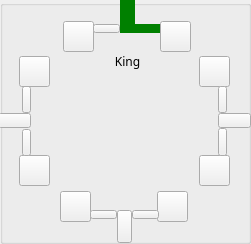
   <widget class="QGroupBox" name="groupBox_2">
    <property name="geometry">
     <rect>
      <x>70</x>
      <y>541</y>
      <width>251</width>
      <height>244</height>
     </rect>
    </property>
    <property name="title">
     <string/>
    </property>
    <widget class="QPushButton" name="pushButton_102">
     <property name="geometry">
      <rect>
       <x>120</x>
       <y>0</y>
       <width>15</width>
       <height>33</height>
      </rect>
     </property>
     <property name="minimumSize">
      <size>
       <width>15</width>
       <height>33</height>
      </size>
     </property>
     <property name="maximumSize">
      <size>
       <width>15</width>
       <height>33</height>
      </size>
     </property>
     <property name="sizeIncrement">
      <size>
       <width>1</width>
       <height>1</height>
      </size>
     </property>
     <property name="styleSheet">
      <string notr="true">#pushButton_102{
background-color: green;
border-style: outset;
}
#pushButton_102:checked{
	background-color: red;
}</string>
     </property>
     <property name="text">
      <string/>
     </property>
     <property name="checkable">
      <bool>true</bool>
     </property>
    </widget>
    <widget class="QPushButton" name="pushButton_111">
     <property name="geometry">
      <rect>
       <x>-2</x>
       <y>113</y>
       <width>33</width>
       <height>15</height>
      </rect>
     </property>
     <property name="minimumSize">
      <size>
       <width>33</width>
       <height>15</height>
      </size>
     </property>
     <property name="maximumSize">
      <size>
       <width>33</width>
       <height>15</height>
      </size>
     </property>
     <property name="styleSheet">
      <string notr="true">#pushButton_32{
background-color: green;
border-style: outset;
}
#pushButton_32:checked{
	background-color: red;
}</string>
     </property>
     <property name="text">
      <string/>
     </property>
     <property name="checkable">
      <bool>true</bool>
     </property>
    </widget>
    <widget class="QPushButton" name="pushButton_112">
     <property name="geometry">
      <rect>
       <x>22</x>
       <y>86</y>
       <width>9</width>
       <height>27</height>
      </rect>
     </property>
     <property name="minimumSize">
      <size>
       <width>9</width>
       <height>27</height>
      </size>
     </property>
     <property name="maximumSize">
      <size>
       <width>9</width>
       <height>27</height>
      </size>
     </property>
     <property name="styleSheet">
      <string notr="true">#pushButton_30{
background-color: green;
border-style: outset;
}
#pushButton_30:checked{
	background-color: red;
}</string>
     </property>
     <property name="text">
      <string/>
     </property>
     <property name="checkable">
      <bool>true</bool>
     </property>
    </widget>
    <widget class="QPushButton" name="pushButton_113">
     <property name="geometry">
      <rect>
       <x>157</x>
       <y>191</y>
       <width>31</width>
       <height>31</height>
      </rect>
     </property>
     <property name="minimumSize">
      <size>
       <width>31</width>
       <height>31</height>
      </size>
     </property>
     <property name="maximumSize">
      <size>
       <width>31</width>
       <height>31</height>
      </size>
     </property>
     <property name="styleSheet">
      <string notr="true">#pushButton_6{
border-image: url(:/img/relaySPDT.png);
background-color: green;
border-style: outset;
border-radius: 5px;
border-width:2px;
border-color:beige;
font-size:12px;
font-weight:100;
color: white;
max-width:23px;
max-height:23px;
min-width:23px;
min-height:23px;
padding:2px;

}
#pushButton_6:checked{
	background-color: red;
}</string>
     </property>
     <property name="text">
      <string/>
     </property>
     <property name="checkable">
      <bool>true</bool>
     </property>
    </widget>
    <widget class="QPushButton" name="pushButton_114">
     <property name="geometry">
      <rect>
       <x>63</x>
       <y>21</y>
       <width>31</width>
       <height>31</height>
      </rect>
     </property>
     <property name="minimumSize">
      <size>
       <width>31</width>
       <height>31</height>
      </size>
     </property>
     <property name="maximumSize">
      <size>
       <width>31</width>
       <height>31</height>
      </size>
     </property>
     <property name="styleSheet">
      <string notr="true">#pushButton_22{
border-image: url(:/img/relaySPDT.png);
background-color: green;
border-style: outset;
border-radius: 5px;
border-width:2px;
border-color:beige;
font-size:12px;
font-weight:100;
color: white;
max-width:23px;
max-height:23px;
min-width:23px;
min-height:23px;
padding:2px;

}
#pushButton_22:checked{
	background-color: red;
}</string>
     </property>
     <property name="text">
      <string/>
     </property>
     <property name="checkable">
      <bool>true</bool>
     </property>
    </widget>
    <widget class="QPushButton" name="pushButton_115">
     <property name="geometry">
      <rect>
       <x>117</x>
       <y>210</y>
       <width>15</width>
       <height>33</height>
      </rect>
     </property>
     <property name="minimumSize">
      <size>
       <width>15</width>
       <height>33</height>
      </size>
     </property>
     <property name="maximumSize">
      <size>
       <width>15</width>
       <height>33</height>
      </size>
     </property>
     <property name="sizeIncrement">
      <size>
       <width>1</width>
       <height>1</height>
      </size>
     </property>
     <property name="styleSheet">
      <string notr="true">#pushButton_11{
background-color: green;
border-style: outset;
}
#pushButton_11:checked{
	background-color: red;
}</string>
     </property>
     <property name="text">
      <string/>
     </property>
     <property name="checkable">
      <bool>true</bool>
     </property>
    </widget>
    <widget class="QPushButton" name="pushButton_116">
     <property name="geometry">
      <rect>
       <x>60</x>
       <y>191</y>
       <width>31</width>
       <height>31</height>
      </rect>
     </property>
     <property name="minimumSize">
      <size>
       <width>31</width>
       <height>31</height>
      </size>
     </property>
     <property name="maximumSize">
      <size>
       <width>31</width>
       <height>31</height>
      </size>
     </property>
     <property name="styleSheet">
      <string notr="true">#pushButton_5{
border-image: url(:/img/relaySPDT.png);
background-color: green;
border-style: outset;
border-radius: 5px;
border-width:2px;
border-color:beige;
font-size:12px;
font-weight:100;
color: white;
max-width:23px;
max-height:23px;
min-width:23px;
min-height:23px;
padding:2px;

}
#pushButton_5:checked{
	background-color: red;
}</string>
     </property>
     <property name="text">
      <string/>
     </property>
     <property name="checkable">
      <bool>true</bool>
     </property>
    </widget>
    <widget class="QPushButton" name="pushButton_117">
     <property name="geometry">
      <rect>
       <x>132</x>
       <y>210</y>
       <width>27</width>
       <height>9</height>
      </rect>
     </property>
     <property name="minimumSize">
      <size>
       <width>27</width>
       <height>9</height>
      </size>
     </property>
     <property name="maximumSize">
      <size>
       <width>27</width>
       <height>9</height>
      </size>
     </property>
     <property name="sizeIncrement">
      <size>
       <width>1</width>
       <height>1</height>
      </size>
     </property>
     <property name="styleSheet">
      <string notr="true">#pushButton_13{
background-color: green;
border-style: outset;
}
#pushButton_13:checked{
	background-color: red;
}</string>
     </property>
     <property name="text">
      <string/>
     </property>
     <property name="checkable">
      <bool>true</bool>
     </property>
    </widget>
    <widget class="QPushButton" name="pushButton_118">
     <property name="geometry">
      <rect>
       <x>19</x>
       <y>56</y>
       <width>31</width>
       <height>31</height>
      </rect>
     </property>
     <property name="minimumSize">
      <size>
       <width>31</width>
       <height>31</height>
      </size>
     </property>
     <property name="maximumSize">
      <size>
       <width>31</width>
       <height>31</height>
      </size>
     </property>
     <property name="styleSheet">
      <string notr="true">#pushButton_31{
border-image: url(:/img/relaySPDT.png);
background-color: green;
border-style: outset;
border-radius: 5px;
border-width:2px;
border-color:beige;
font-size:12px;
font-weight:100;
color: white;
max-width:23px;
max-height:23px;
min-width:23px;
min-height:23px;
padding:2px;

}
#pushButton_31:checked{
	background-color: red;
}</string>
     </property>
     <property name="text">
      <string/>
     </property>
     <property name="checkable">
      <bool>true</bool>
     </property>
    </widget>
    <widget class="QPushButton" name="pushButton_119">
     <property name="geometry">
      <rect>
       <x>218</x>
       <y>113</y>
       <width>33</width>
       <height>15</height>
      </rect>
     </property>
     <property name="minimumSize">
      <size>
       <width>33</width>
       <height>15</height>
      </size>
     </property>
     <property name="maximumSize">
      <size>
       <width>33</width>
       <height>15</height>
      </size>
     </property>
     <property name="styleSheet">
      <string notr="true">#pushButton_8{
background-color: green;
border-style: outset;
}
#pushButton_8:checked{
	background-color: red;
}</string>
     </property>
     <property name="text">
      <string/>
     </property>
     <property name="checkable">
      <bool>true</bool>
     </property>
    </widget>
    <widget class="QPushButton" name="pushButton_120">
     <property name="geometry">
      <rect>
       <x>19</x>
       <y>155</y>
       <width>31</width>
       <height>31</height>
      </rect>
     </property>
     <property name="minimumSize">
      <size>
       <width>31</width>
       <height>31</height>
      </size>
     </property>
     <property name="maximumSize">
      <size>
       <width>31</width>
       <height>31</height>
      </size>
     </property>
     <property name="styleSheet">
      <string notr="true">#pushButton_29{
border-image: url(:/img/relaySPDT.png);
background-color: green;
border-style: outset;
border-radius: 5px;
border-width:2px;
border-color:beige;
font-size:12px;
font-weight:100;
color: white;
max-width:23px;
max-height:23px;
min-width:23px;
min-height:23px;
padding:2px;

}
#pushButton_29:checked{
	background-color: red;
}</string>
     </property>
     <property name="text">
      <string/>
     </property>
     <property name="checkable">
      <bool>true</bool>
     </property>
    </widget>
    <widget class="QPushButton" name="pushButton_121">
     <property name="geometry">
      <rect>
       <x>135</x>
       <y>24</y>
       <width>27</width>
       <height>9</height>
      </rect>
     </property>
     <property name="minimumSize">
      <size>
       <width>27</width>
       <height>9</height>
      </size>
     </property>
     <property name="maximumSize">
      <size>
       <width>27</width>
       <height>9</height>
      </size>
     </property>
     <property name="sizeIncrement">
      <size>
       <width>1</width>
       <height>1</height>
      </size>
     </property>
     <property name="styleSheet">
      <string notr="true">#pushButton_121{
background-color: green;
border-style: outset;
}
#pushButton_121:checked{
	background-color: red;
}</string>
     </property>
     <property name="text">
      <string/>
     </property>
     <property name="checkable">
      <bool>true</bool>
     </property>
    </widget>
    <widget class="QLabel" name="label_23">
     <property name="geometry">
      <rect>
       <x>50</x>
       <y>71</y>
       <width>151</width>
       <height>111</height>
      </rect>
     </property>
     <property name="minimumSize">
      <size>
       <width>151</width>
       <height>111</height>
      </size>
     </property>
     <property name="styleSheet">
      <string notr="true">border-image: url(:/img/powSub.jpg);</string>
     </property>
     <property name="text">
      <string/>
     </property>
    </widget>
    <widget class="QPushButton" name="pushButton_122">
     <property name="geometry">
      <rect>
       <x>199</x>
       <y>56</y>
       <width>31</width>
       <height>31</height>
      </rect>
     </property>
     <property name="minimumSize">
      <size>
       <width>31</width>
       <height>31</height>
      </size>
     </property>
     <property name="maximumSize">
      <size>
       <width>31</width>
       <height>31</height>
      </size>
     </property>
     <property name="styleSheet">
      <string notr="true">#pushButton_24{
border-image: url(:/img/relaySPDT.png);
background-color: green;
border-style: outset;
border-radius: 5px;
border-width:2px;
border-color:beige;
font-size:12px;
font-weight:100;
color: white;
max-width:23px;
max-height:23px;
min-width:23px;
min-height:23px;
padding:2px;

}
#pushButton_24:checked{
	background-color: red;
}</string>
     </property>
     <property name="text">
      <string/>
     </property>
     <property name="checkable">
      <bool>true</bool>
     </property>
    </widget>
    <widget class="QPushButton" name="pushButton_83">
     <property name="geometry">
      <rect>
       <x>90</x>
       <y>210</y>
       <width>27</width>
       <height>9</height>
      </rect>
     </property>
     <property name="minimumSize">
      <size>
       <width>27</width>
       <height>9</height>
      </size>
     </property>
     <property name="maximumSize">
      <size>
       <width>27</width>
       <height>9</height>
      </size>
     </property>
     <property name="sizeIncrement">
      <size>
       <width>1</width>
       <height>1</height>
      </size>
     </property>
     <property name="styleSheet">
      <string notr="true">#pushButton_12{
background-color: green;
border-style: outset;
}
#pushButton_12:checked{
	background-color: red;
}</string>
     </property>
     <property name="text">
      <string/>
     </property>
     <property name="checkable">
      <bool>true</bool>
     </property>
    </widget>
    <widget class="QPushButton" name="pushButton_123">
     <property name="geometry">
      <rect>
       <x>160</x>
       <y>21</y>
       <width>31</width>
       <height>31</height>
      </rect>
     </property>
     <property name="minimumSize">
      <size>
       <width>31</width>
       <height>31</height>
      </size>
     </property>
     <property name="maximumSize">
      <size>
       <width>31</width>
       <height>31</height>
      </size>
     </property>
     <property name="styleSheet">
      <string notr="true">#pushButton_27{
border-image: url(:/img/relaySPDT.png);
background-color: green;
border-style: outset;
border-radius: 5px;
border-width:2px;
border-color:beige;
font-size:12px;
font-weight:100;
color: white;
max-width:23px;
max-height:23px;
min-width:23px;
min-height:23px;
padding:2px;

}
#pushButton_27:checked{
	background-color: red;
}</string>
     </property>
     <property name="text">
      <string/>
     </property>
     <property name="checkable">
      <bool>true</bool>
     </property>
    </widget>
    <widget class="QLabel" name="label_24">
     <property name="geometry">
      <rect>
       <x>100</x>
       <y>51</y>
       <width>55</width>
       <height>21</height>
      </rect>
     </property>
     <property name="font">
      <font>
       <family>Inter UI Medium</family>
      </font>
     </property>
     <property name="text">
      <string>King</string>
     </property>
     <property name="alignment">
      <set>Qt::AlignCenter</set>
     </property>
    </widget>
    <widget class="QPushButton" name="pushButton_124">
     <property name="geometry">
      <rect>
       <x>199</x>
       <y>155</y>
       <width>31</width>
       <height>31</height>
      </rect>
     </property>
     <property name="minimumSize">
      <size>
       <width>31</width>
       <height>31</height>
      </size>
     </property>
     <property name="maximumSize">
      <size>
       <width>31</width>
       <height>31</height>
      </size>
     </property>
     <property name="styleSheet">
      <string notr="true">#pushButton_23{
border-image: url(:/img/relaySPDT.png);
background-color: green;
border-style: outset;
border-radius: 5px;
border-width:2px;
border-color:beige;
font-size:12px;
font-weight:100;
color: white;
max-width:23px;
max-height:23px;
min-width:23px;
min-height:23px;
padding:2px;

}
#pushButton_23:checked{
	background-color: red;
}</string>
     </property>
     <property name="text">
      <string/>
     </property>
     <property name="checkable">
      <bool>true</bool>
     </property>
    </widget>
    <widget class="QPushButton" name="pushButton_125">
     <property name="geometry">
      <rect>
       <x>218</x>
       <y>128</y>
       <width>9</width>
       <height>28</height>
      </rect>
     </property>
     <property name="minimumSize">
      <size>
       <width>9</width>
       <height>28</height>
      </size>
     </property>
     <property name="maximumSize">
      <size>
       <width>9</width>
       <height>28</height>
      </size>
     </property>
     <property name="styleSheet">
      <string notr="true">#pushButton_26{
background-color: green;
border-style: outset;
}
#pushButton_26:checked{
	background-color: red;
}</string>
     </property>
     <property name="text">
      <string/>
     </property>
     <property name="checkable">
      <bool>true</bool>
     </property>
    </widget>
    <widget class="QPushButton" name="pushButton_126">
     <property name="geometry">
      <rect>
       <x>93</x>
       <y>24</y>
       <width>27</width>
       <height>9</height>
      </rect>
     </property>
     <property name="minimumSize">
      <size>
       <width>27</width>
       <height>9</height>
      </size>
     </property>
     <property name="maximumSize">
      <size>
       <width>27</width>
       <height>9</height>
      </size>
     </property>
     <property name="sizeIncrement">
      <size>
       <width>1</width>
       <height>1</height>
      </size>
     </property>
     <property name="styleSheet">
      <string notr="true">#pushButton_21{
background-color: green;
border-style: outset;
}
#pushButton_21:checked{
	background-color: red;
}</string>
     </property>
     <property name="text">
      <string/>
     </property>
     <property name="checkable">
      <bool>true</bool>
     </property>
    </widget>
    <widget class="QPushButton" name="pushButton_127">
     <property name="geometry">
      <rect>
       <x>218</x>
       <y>86</y>
       <width>9</width>
       <height>27</height>
      </rect>
     </property>
     <property name="styleSheet">
      <string notr="true">#pushButton_7{
background-color: green;
border-style: outset;
}
#pushButton_7:checked{
	background-color: red;
}</string>
     </property>
     <property name="text">
      <string/>
     </property>
     <property name="checkable">
      <bool>true</bool>
     </property>
    </widget>
    <widget class="QPushButton" name="pushButton_128">
     <property name="geometry">
      <rect>
       <x>22</x>
       <y>129</y>
       <width>9</width>
       <height>27</height>
      </rect>
     </property>
     <property name="minimumSize">
      <size>
       <width>9</width>
       <height>27</height>
      </size>
     </property>
     <property name="maximumSize">
      <size>
       <width>9</width>
       <height>27</height>
      </size>
     </property>
     <property name="styleSheet">
      <string notr="true">#pushButton_33{
background-color: green;
border-style: outset;
}
#pushButton_33:checked{
	background-color: red;
}</string>
     </property>
     <property name="text">
      <string/>
     </property>
     <property name="checkable">
      <bool>true</bool>
     </property>
    </widget>
   </widget>
